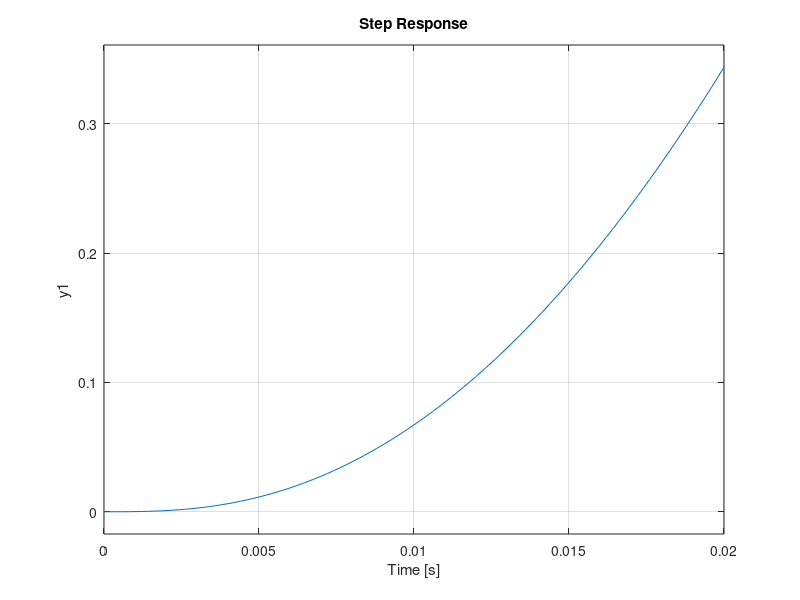

The MATLAB script that drew this image: (Note: this script raises an error after producing the figure.)
clc
clear all

% gain and calculated values
K = 181.17 
Kp = 1; 
Kd = 0.0017; 
Ki = 0; 
s= tf('s');

% Given Transfer Function
TF = (4500*K)/(s^2 + 361.2*s+0); 
step(TF/s); %Ramp response
t = 0:0.1:10;
controller = pid(Kp,Ki,Kd)               %pid controller
UNIT_FD = feedback(controller*TF,1)      %unity feedback
linearSystemAnalyzer(UNIT_FD)              %analyzer to examine required specification
